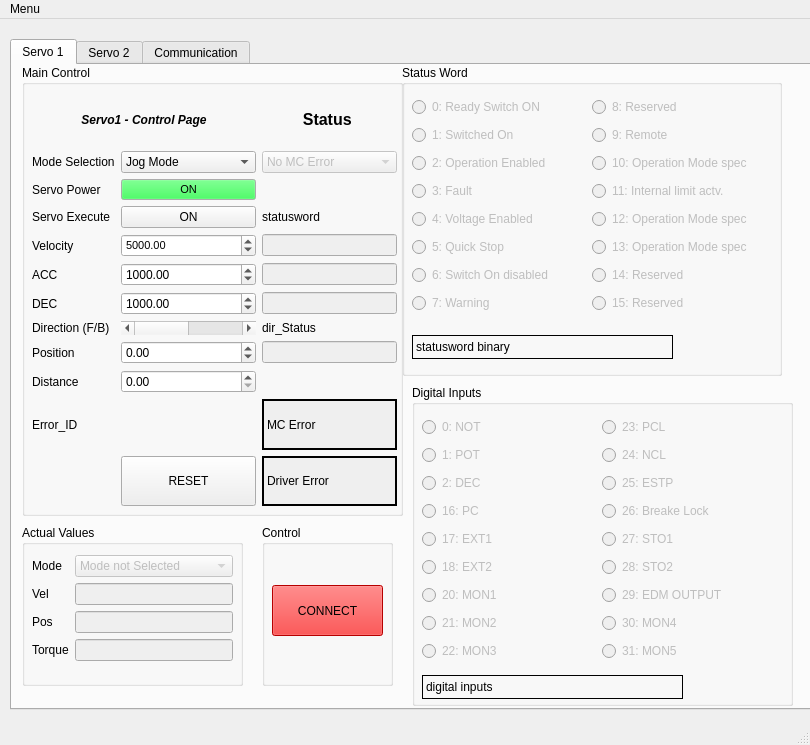
<?xml version="1.0" encoding="UTF-8"?>
<ui version="4.0">
 <class>MainWindow</class>
 <widget class="QMainWindow" name="MainWindow">
  <property name="geometry">
   <rect>
    <x>0</x>
    <y>0</y>
    <width>810</width>
    <height>745</height>
   </rect>
  </property>
  <property name="windowTitle">
   <string>MainWindow</string>
  </property>
  <widget class="QWidget" name="centralwidget">
   <widget class="QTabWidget" name="tabWidget">
    <property name="enabled">
     <bool>true</bool>
    </property>
    <property name="geometry">
     <rect>
      <x>10</x>
      <y>20</y>
      <width>811</width>
      <height>671</height>
     </rect>
    </property>
    <property name="currentIndex">
     <number>0</number>
    </property>
    <widget class="QWidget" name="tab">
     <attribute name="title">
      <string>Servo 1</string>
     </attribute>
     <widget class="QGroupBox" name="groupBox_6">
      <property name="geometry">
       <rect>
        <x>10</x>
        <y>0</y>
        <width>381</width>
        <height>451</height>
       </rect>
      </property>
      <property name="title">
       <string>Main Control </string>
      </property>
      <widget class="QWidget" name="gridLayoutWidget">
       <property name="geometry">
        <rect>
         <x>10</x>
         <y>30</y>
         <width>365</width>
         <height>411</height>
        </rect>
       </property>
       <layout class="QGridLayout" name="gridLayout">
        <item row="9" column="0">
         <widget class="QLabel" name="label_11">
          <property name="text">
           <string>Distance</string>
          </property>
         </widget>
        </item>
        <item row="6" column="1">
         <widget class="QDoubleSpinBox" name="dcc_sp_s1">
          <property name="maximum">
           <double>99999.990000000005239</double>
          </property>
          <property name="value">
           <double>1000.000000000000000</double>
          </property>
         </widget>
        </item>
        <item row="7" column="0">
         <widget class="QLabel" name="label_9">
          <property name="text">
           <string>Direction (F/B)</string>
          </property>
         </widget>
        </item>
        <item row="3" column="1">
         <widget class="QPushButton" name="start_pb_s1">
          <property name="text">
           <string>ON</string>
          </property>
         </widget>
        </item>
        <item row="9" column="1">
         <widget class="QDoubleSpinBox" name="dist_sp_s1">
          <property name="maximum">
           <double>99999.990000000005239</double>
          </property>
         </widget>
        </item>
        <item row="5" column="1">
         <widget class="QDoubleSpinBox" name="acc_sp_s1">
          <property name="maximum">
           <double>99999.990000000005239</double>
          </property>
          <property name="value">
           <double>1000.000000000000000</double>
          </property>
         </widget>
        </item>
        <item row="10" column="0">
         <widget class="QLabel" name="label_20">
          <property name="text">
           <string>Error_ID</string>
          </property>
         </widget>
        </item>
        <item row="4" column="2">
         <widget class="QLineEdit" name="vel_le_s1">
          <property name="enabled">
           <bool>false</bool>
          </property>
          <property name="sizePolicy">
           <sizepolicy hsizetype="Minimum" vsizetype="Fixed">
            <horstretch>0</horstretch>
            <verstretch>0</verstretch>
           </sizepolicy>
          </property>
          <property name="maxLength">
           <number>16</number>
          </property>
         </widget>
        </item>
        <item row="5" column="0">
         <widget class="QLabel" name="label_2">
          <property name="text">
           <string>ACC</string>
          </property>
         </widget>
        </item>
        <item row="1" column="1">
         <widget class="QComboBox" name="modeSelection_cb_s1">
          <item>
           <property name="text">
            <string>Jog Mode</string>
           </property>
          </item>
          <item>
           <property name="text">
            <string>Absolute Move</string>
           </property>
          </item>
          <item>
           <property name="text">
            <string>Relative Move</string>
           </property>
          </item>
          <item>
           <property name="text">
            <string>Velocity Mode</string>
           </property>
          </item>
          <item>
           <property name="text">
            <string>Sync Absolute Mode</string>
           </property>
          </item>
          <item>
           <property name="text">
            <string>Sync Veloctiy Mode</string>
           </property>
          </item>
         </widget>
        </item>
        <item row="2" column="0">
         <widget class="QLabel" name="label_4">
          <property name="text">
           <string>Servo Power</string>
          </property>
         </widget>
        </item>
        <item row="2" column="1">
         <widget class="QPushButton" name="servoOn_pb_s1">
          <property name="palette">
           <palette>
            <active>
             <colorrole role="Button">
              <brush brushstyle="SolidPattern">
               <color alpha="255">
                <red>240</red>
                <green>36</green>
                <blue>101</blue>
               </color>
              </brush>
             </colorrole>
            </active>
            <inactive>
             <colorrole role="Button">
              <brush brushstyle="SolidPattern">
               <color alpha="255">
                <red>24</red>
                <green>240</green>
                <blue>57</blue>
               </color>
              </brush>
             </colorrole>
            </inactive>
            <disabled>
             <colorrole role="Button">
              <brush brushstyle="SolidPattern">
               <color alpha="255">
                <red>240</red>
                <green>240</green>
                <blue>240</blue>
               </color>
              </brush>
             </colorrole>
            </disabled>
           </palette>
          </property>
          <property name="font">
           <font>
            <pointsize>8</pointsize>
           </font>
          </property>
          <property name="text">
           <string>ON</string>
          </property>
          <property name="checkable">
           <bool>false</bool>
          </property>
          <property name="checked">
           <bool>false</bool>
          </property>
         </widget>
        </item>
        <item row="4" column="1">
         <widget class="QDoubleSpinBox" name="vel_sp_s1">
          <property name="font">
           <font>
            <pointsize>8</pointsize>
           </font>
          </property>
          <property name="minimum">
           <double>-10000.000000000000000</double>
          </property>
          <property name="maximum">
           <double>99999.990000000005239</double>
          </property>
          <property name="value">
           <double>5000.000000000000000</double>
          </property>
         </widget>
        </item>
        <item row="7" column="1">
         <widget class="QScrollBar" name="direction_sb_s1">
          <property name="maximum">
           <number>1</number>
          </property>
          <property name="pageStep">
           <number>1</number>
          </property>
          <property name="orientation">
           <enum>Qt::Horizontal</enum>
          </property>
         </widget>
        </item>
        <item row="6" column="2">
         <widget class="QLineEdit" name="dcc_le_s1">
          <property name="enabled">
           <bool>false</bool>
          </property>
          <property name="sizePolicy">
           <sizepolicy hsizetype="Minimum" vsizetype="Fixed">
            <horstretch>0</horstretch>
            <verstretch>0</verstretch>
           </sizepolicy>
          </property>
          <property name="maxLength">
           <number>16</number>
          </property>
         </widget>
        </item>
        <item row="8" column="2">
         <widget class="QLineEdit" name="pos_le_s1">
          <property name="enabled">
           <bool>false</bool>
          </property>
          <property name="sizePolicy">
           <sizepolicy hsizetype="Minimum" vsizetype="Fixed">
            <horstretch>0</horstretch>
            <verstretch>0</verstretch>
           </sizepolicy>
          </property>
          <property name="maxLength">
           <number>16</number>
          </property>
         </widget>
        </item>
        <item row="8" column="0">
         <widget class="QLabel" name="label_10">
          <property name="text">
           <string>Position</string>
          </property>
         </widget>
        </item>
        <item row="0" column="0" colspan="2">
         <widget class="QLabel" name="label_5">
          <property name="frameShape">
           <enum>QFrame::NoFrame</enum>
          </property>
          <property name="text">
           <string>&lt;html&gt;&lt;head/&gt;&lt;body&gt;&lt;p&gt;&lt;span style=&quot; font-weight:600; font-style:italic;&quot;&gt;Servo1 - Control Page&lt;/span&gt;&lt;/p&gt;&lt;/body&gt;&lt;/html&gt;</string>
          </property>
          <property name="alignment">
           <set>Qt::AlignCenter</set>
          </property>
         </widget>
        </item>
        <item row="1" column="0">
         <widget class="QLabel" name="label_6">
          <property name="text">
           <string>Mode Selection</string>
          </property>
         </widget>
        </item>
        <item row="4" column="0">
         <widget class="QLabel" name="label_3">
          <property name="text">
           <string>Velocity</string>
          </property>
         </widget>
        </item>
        <item row="0" column="2">
         <widget class="QLabel" name="label_7">
          <property name="text">
           <string>&lt;html&gt;&lt;head/&gt;&lt;body&gt;&lt;p&gt;&lt;span style=&quot; font-size:12pt; font-weight:600;&quot;&gt;Status &lt;/span&gt;&lt;/p&gt;&lt;/body&gt;&lt;/html&gt;</string>
          </property>
          <property name="alignment">
           <set>Qt::AlignCenter</set>
          </property>
         </widget>
        </item>
        <item row="1" column="2">
         <widget class="QComboBox" name="mcerror_cb_s1">
          <property name="enabled">
           <bool>false</bool>
          </property>
          <item>
           <property name="text">
            <string>No MC Error</string>
           </property>
          </item>
          <item>
           <property name="text">
            <string>MC Power Error</string>
           </property>
          </item>
          <item>
           <property name="text">
            <string>MC Reset  Error</string>
           </property>
          </item>
          <item>
           <property name="text">
            <string>MC MoveError</string>
           </property>
          </item>
          <item>
           <property name="text">
            <string>MC Jog  Error</string>
           </property>
          </item>
          <item>
           <property name="text">
            <string>MC Velecity Error</string>
           </property>
          </item>
          <item>
           <property name="text">
            <string>MC Sync Absolute Error</string>
           </property>
          </item>
          <item>
           <property name="text">
            <string>MC Sync Velocity Error</string>
           </property>
          </item>
         </widget>
        </item>
        <item row="6" column="0">
         <widget class="QLabel" name="label_8">
          <property name="text">
           <string>DEC</string>
          </property>
         </widget>
        </item>
        <item row="8" column="1">
         <widget class="QDoubleSpinBox" name="pos_sp_s1">
          <property name="minimum">
           <double>-360.000000000000000</double>
          </property>
          <property name="maximum">
           <double>360.000000000000000</double>
          </property>
         </widget>
        </item>
        <item row="10" column="2">
         <widget class="QLabel" name="errID_lb_s1">
          <property name="autoFillBackground">
           <bool>true</bool>
          </property>
          <property name="frameShape">
           <enum>QFrame::Box</enum>
          </property>
          <property name="frameShadow">
           <enum>QFrame::Plain</enum>
          </property>
          <property name="lineWidth">
           <number>2</number>
          </property>
          <property name="text">
           <string>MC Error</string>
          </property>
          <property name="indent">
           <number>-1</number>
          </property>
         </widget>
        </item>
        <item row="7" column="2">
         <widget class="QLabel" name="dir_lb_s1">
          <property name="text">
           <string>dir_Status</string>
          </property>
         </widget>
        </item>
        <item row="3" column="0">
         <widget class="QLabel" name="label">
          <property name="text">
           <string>Servo Execute</string>
          </property>
         </widget>
        </item>
        <item row="5" column="2">
         <widget class="QLineEdit" name="acc_le_s1">
          <property name="enabled">
           <bool>false</bool>
          </property>
          <property name="sizePolicy">
           <sizepolicy hsizetype="Minimum" vsizetype="Fixed">
            <horstretch>0</horstretch>
            <verstretch>0</verstretch>
           </sizepolicy>
          </property>
          <property name="maxLength">
           <number>16</number>
          </property>
         </widget>
        </item>
        <item row="11" column="1">
         <widget class="QPushButton" name="reset_pb_s1">
          <property name="enabled">
           <bool>true</bool>
          </property>
          <property name="sizePolicy">
           <sizepolicy hsizetype="Minimum" vsizetype="Fixed">
            <horstretch>0</horstretch>
            <verstretch>0</verstretch>
           </sizepolicy>
          </property>
          <property name="minimumSize">
           <size>
            <width>0</width>
            <height>10</height>
           </size>
          </property>
          <property name="maximumSize">
           <size>
            <width>200</width>
            <height>200</height>
           </size>
          </property>
          <property name="autoFillBackground">
           <bool>true</bool>
          </property>
          <property name="text">
           <string>RESET</string>
          </property>
         </widget>
        </item>
        <item row="11" column="2">
         <widget class="QLabel" name="driver_error_lb_s1">
          <property name="autoFillBackground">
           <bool>true</bool>
          </property>
          <property name="frameShape">
           <enum>QFrame::Box</enum>
          </property>
          <property name="frameShadow">
           <enum>QFrame::Plain</enum>
          </property>
          <property name="lineWidth">
           <number>2</number>
          </property>
          <property name="text">
           <string>Driver Error</string>
          </property>
          <property name="indent">
           <number>-1</number>
          </property>
         </widget>
        </item>
        <item row="3" column="2">
         <widget class="QLabel" name="statusword_lb_s1">
          <property name="text">
           <string>statusword</string>
          </property>
         </widget>
        </item>
       </layout>
      </widget>
     </widget>
     <widget class="QGroupBox" name="groupBox">
      <property name="enabled">
       <bool>true</bool>
      </property>
      <property name="geometry">
       <rect>
        <x>390</x>
        <y>0</y>
        <width>380</width>
        <height>311</height>
       </rect>
      </property>
      <property name="title">
       <string>Status Word</string>
      </property>
      <widget class="QWidget" name="verticalLayoutWidget">
       <property name="geometry">
        <rect>
         <x>10</x>
         <y>30</y>
         <width>171</width>
         <height>227</height>
        </rect>
       </property>
       <layout class="QVBoxLayout" name="verticalLayout">
        <item>
         <widget class="QRadioButton" name="sw_0_rb_s1">
          <property name="enabled">
           <bool>false</bool>
          </property>
          <property name="text">
           <string>0: Ready Switch ON</string>
          </property>
          <property name="autoExclusive">
           <bool>false</bool>
          </property>
         </widget>
        </item>
        <item>
         <widget class="QRadioButton" name="sw_1_rb_s1">
          <property name="enabled">
           <bool>false</bool>
          </property>
          <property name="text">
           <string>1: Switched On</string>
          </property>
          <property name="autoExclusive">
           <bool>false</bool>
          </property>
         </widget>
        </item>
        <item>
         <widget class="QRadioButton" name="sw_2_rb_s1">
          <property name="enabled">
           <bool>false</bool>
          </property>
          <property name="text">
           <string>2: Operation Enabled</string>
          </property>
          <property name="autoExclusive">
           <bool>false</bool>
          </property>
         </widget>
        </item>
        <item>
         <widget class="QRadioButton" name="sw_3_rb_s1">
          <property name="enabled">
           <bool>false</bool>
          </property>
          <property name="text">
           <string>3: Fault</string>
          </property>
          <property name="autoExclusive">
           <bool>false</bool>
          </property>
         </widget>
        </item>
        <item>
         <widget class="QRadioButton" name="sw_4_rb_s1">
          <property name="enabled">
           <bool>false</bool>
          </property>
          <property name="text">
           <string>4: Voltage Enabled</string>
          </property>
          <property name="autoExclusive">
           <bool>false</bool>
          </property>
         </widget>
        </item>
        <item>
         <widget class="QRadioButton" name="sw_5_rb_s1">
          <property name="enabled">
           <bool>false</bool>
          </property>
          <property name="text">
           <string>5: Quick Stop</string>
          </property>
          <property name="autoExclusive">
           <bool>false</bool>
          </property>
         </widget>
        </item>
        <item>
         <widget class="QRadioButton" name="sw_6_rb_s1">
          <property name="enabled">
           <bool>false</bool>
          </property>
          <property name="text">
           <string>6: Switch On disabled</string>
          </property>
          <property name="autoExclusive">
           <bool>false</bool>
          </property>
         </widget>
        </item>
        <item>
         <widget class="QRadioButton" name="sw_7_rb_s1">
          <property name="enabled">
           <bool>false</bool>
          </property>
          <property name="text">
           <string>7: Warning</string>
          </property>
          <property name="autoExclusive">
           <bool>false</bool>
          </property>
         </widget>
        </item>
       </layout>
      </widget>
      <widget class="QWidget" name="verticalLayoutWidget_2">
       <property name="geometry">
        <rect>
         <x>190</x>
         <y>30</y>
         <width>180</width>
         <height>227</height>
        </rect>
       </property>
       <layout class="QVBoxLayout" name="verticalLayout_2">
        <item>
         <widget class="QRadioButton" name="sw_8_rb_s1">
          <property name="enabled">
           <bool>false</bool>
          </property>
          <property name="text">
           <string>8: Reserved</string>
          </property>
          <property name="autoExclusive">
           <bool>false</bool>
          </property>
         </widget>
        </item>
        <item>
         <widget class="QRadioButton" name="sw_9_rb_s1">
          <property name="enabled">
           <bool>false</bool>
          </property>
          <property name="text">
           <string>9: Remote</string>
          </property>
          <property name="autoExclusive">
           <bool>false</bool>
          </property>
         </widget>
        </item>
        <item>
         <widget class="QRadioButton" name="sw_10_rb_s1">
          <property name="enabled">
           <bool>false</bool>
          </property>
          <property name="text">
           <string>10: Operation Mode spec</string>
          </property>
          <property name="autoExclusive">
           <bool>false</bool>
          </property>
         </widget>
        </item>
        <item>
         <widget class="QRadioButton" name="sw_11_rb_s1">
          <property name="enabled">
           <bool>false</bool>
          </property>
          <property name="text">
           <string>11: Internal limit actv.</string>
          </property>
          <property name="autoExclusive">
           <bool>false</bool>
          </property>
         </widget>
        </item>
        <item>
         <widget class="QRadioButton" name="sw_12_rb_s1">
          <property name="enabled">
           <bool>false</bool>
          </property>
          <property name="text">
           <string>12: Operation Mode spec</string>
          </property>
          <property name="autoExclusive">
           <bool>false</bool>
          </property>
         </widget>
        </item>
        <item>
         <widget class="QRadioButton" name="sw_13_rb_s1">
          <property name="enabled">
           <bool>false</bool>
          </property>
          <property name="text">
           <string>13: Operation Mode spec</string>
          </property>
          <property name="autoExclusive">
           <bool>false</bool>
          </property>
         </widget>
        </item>
        <item>
         <widget class="QRadioButton" name="sw_14_rb_s1">
          <property name="enabled">
           <bool>false</bool>
          </property>
          <property name="text">
           <string>14: Reserved</string>
          </property>
          <property name="autoExclusive">
           <bool>false</bool>
          </property>
         </widget>
        </item>
        <item>
         <widget class="QRadioButton" name="sw_15_rb_s1">
          <property name="enabled">
           <bool>false</bool>
          </property>
          <property name="text">
           <string>15: Reserved</string>
          </property>
          <property name="autoExclusive">
           <bool>false</bool>
          </property>
         </widget>
        </item>
       </layout>
      </widget>
      <widget class="QLabel" name="statusword_bin_lb_s1">
       <property name="geometry">
        <rect>
         <x>10</x>
         <y>270</y>
         <width>261</width>
         <height>24</height>
        </rect>
       </property>
       <property name="frameShape">
        <enum>QFrame::Box</enum>
       </property>
       <property name="text">
        <string>statusword binary</string>
       </property>
      </widget>
     </widget>
     <widget class="QGroupBox" name="groupBox_2">
      <property name="geometry">
       <rect>
        <x>400</x>
        <y>320</y>
        <width>381</width>
        <height>321</height>
       </rect>
      </property>
      <property name="title">
       <string>Digital Inputs</string>
      </property>
      <widget class="QWidget" name="verticalLayoutWidget_3">
       <property name="enabled">
        <bool>true</bool>
       </property>
       <property name="geometry">
        <rect>
         <x>10</x>
         <y>30</y>
         <width>171</width>
         <height>256</height>
        </rect>
       </property>
       <layout class="QVBoxLayout" name="verticalLayout_3">
        <item>
         <widget class="QRadioButton" name="digin_0_rb_s1">
          <property name="enabled">
           <bool>false</bool>
          </property>
          <property name="text">
           <string>0: NOT</string>
          </property>
          <property name="autoExclusive">
           <bool>false</bool>
          </property>
         </widget>
        </item>
        <item>
         <widget class="QRadioButton" name="digin_1_rb_s1">
          <property name="enabled">
           <bool>false</bool>
          </property>
          <property name="text">
           <string>1: POT</string>
          </property>
          <property name="autoExclusive">
           <bool>false</bool>
          </property>
         </widget>
        </item>
        <item>
         <widget class="QRadioButton" name="digin_2_rb_s1">
          <property name="enabled">
           <bool>false</bool>
          </property>
          <property name="text">
           <string>2: DEC</string>
          </property>
          <property name="autoExclusive">
           <bool>false</bool>
          </property>
         </widget>
        </item>
        <item>
         <widget class="QRadioButton" name="digin_16_rb_s1">
          <property name="enabled">
           <bool>false</bool>
          </property>
          <property name="text">
           <string>16: PC</string>
          </property>
          <property name="autoExclusive">
           <bool>false</bool>
          </property>
         </widget>
        </item>
        <item>
         <widget class="QRadioButton" name="digin_17_rb_s1">
          <property name="enabled">
           <bool>false</bool>
          </property>
          <property name="text">
           <string>17: EXT1</string>
          </property>
          <property name="autoExclusive">
           <bool>false</bool>
          </property>
         </widget>
        </item>
        <item>
         <widget class="QRadioButton" name="digin_18_rb_s1">
          <property name="enabled">
           <bool>false</bool>
          </property>
          <property name="text">
           <string>18: EXT2</string>
          </property>
          <property name="autoExclusive">
           <bool>false</bool>
          </property>
         </widget>
        </item>
        <item>
         <widget class="QRadioButton" name="digin_20_rb_s1">
          <property name="enabled">
           <bool>false</bool>
          </property>
          <property name="text">
           <string>20: MON1</string>
          </property>
          <property name="autoExclusive">
           <bool>false</bool>
          </property>
         </widget>
        </item>
        <item>
         <widget class="QRadioButton" name="digin_21_rb_s1">
          <property name="enabled">
           <bool>false</bool>
          </property>
          <property name="text">
           <string>21: MON2</string>
          </property>
          <property name="autoExclusive">
           <bool>false</bool>
          </property>
         </widget>
        </item>
        <item>
         <widget class="QRadioButton" name="digin_22_rb_s1">
          <property name="enabled">
           <bool>false</bool>
          </property>
          <property name="text">
           <string>22: MON3</string>
          </property>
          <property name="autoExclusive">
           <bool>false</bool>
          </property>
         </widget>
        </item>
       </layout>
      </widget>
      <widget class="QWidget" name="verticalLayoutWidget_4">
       <property name="geometry">
        <rect>
         <x>190</x>
         <y>30</y>
         <width>180</width>
         <height>256</height>
        </rect>
       </property>
       <layout class="QVBoxLayout" name="verticalLayout_4">
        <item>
         <widget class="QRadioButton" name="digin_23_rb_s1">
          <property name="enabled">
           <bool>false</bool>
          </property>
          <property name="text">
           <string>23: PCL</string>
          </property>
          <property name="autoExclusive">
           <bool>false</bool>
          </property>
         </widget>
        </item>
        <item>
         <widget class="QRadioButton" name="digin_24_rb_s1">
          <property name="enabled">
           <bool>false</bool>
          </property>
          <property name="text">
           <string>24: NCL</string>
          </property>
          <property name="autoExclusive">
           <bool>false</bool>
          </property>
         </widget>
        </item>
        <item>
         <widget class="QRadioButton" name="digin_25_rb_s1">
          <property name="enabled">
           <bool>false</bool>
          </property>
          <property name="text">
           <string>25: ESTP</string>
          </property>
          <property name="autoExclusive">
           <bool>false</bool>
          </property>
         </widget>
        </item>
        <item>
         <widget class="QRadioButton" name="digin_26_rb_s1">
          <property name="enabled">
           <bool>false</bool>
          </property>
          <property name="text">
           <string>26: Breake Lock</string>
          </property>
          <property name="autoExclusive">
           <bool>false</bool>
          </property>
         </widget>
        </item>
        <item>
         <widget class="QRadioButton" name="digin_27_rb_s1">
          <property name="enabled">
           <bool>false</bool>
          </property>
          <property name="text">
           <string>27: STO1</string>
          </property>
          <property name="autoExclusive">
           <bool>false</bool>
          </property>
         </widget>
        </item>
        <item>
         <widget class="QRadioButton" name="digin_28_rb_s1">
          <property name="enabled">
           <bool>false</bool>
          </property>
          <property name="text">
           <string>28: STO2</string>
          </property>
          <property name="autoExclusive">
           <bool>false</bool>
          </property>
         </widget>
        </item>
        <item>
         <widget class="QRadioButton" name="digin_29_rb_s1">
          <property name="enabled">
           <bool>false</bool>
          </property>
          <property name="text">
           <string>29: EDM OUTPUT</string>
          </property>
          <property name="autoExclusive">
           <bool>false</bool>
          </property>
         </widget>
        </item>
        <item>
         <widget class="QRadioButton" name="digin_30_rb_s1">
          <property name="enabled">
           <bool>false</bool>
          </property>
          <property name="text">
           <string>30: MON4</string>
          </property>
          <property name="autoExclusive">
           <bool>false</bool>
          </property>
         </widget>
        </item>
        <item>
         <widget class="QRadioButton" name="digin_31_rb_s1">
          <property name="enabled">
           <bool>false</bool>
          </property>
          <property name="text">
           <string>31: MON5</string>
          </property>
          <property name="autoExclusive">
           <bool>false</bool>
          </property>
         </widget>
        </item>
       </layout>
      </widget>
      <widget class="QLabel" name="digitalinputs_lb_s1">
       <property name="geometry">
        <rect>
         <x>10</x>
         <y>290</y>
         <width>261</width>
         <height>24</height>
        </rect>
       </property>
       <property name="frameShape">
        <enum>QFrame::Box</enum>
       </property>
       <property name="text">
        <string>digital inputs</string>
       </property>
      </widget>
     </widget>
     <widget class="QGroupBox" name="groupBox_4">
      <property name="geometry">
       <rect>
        <x>250</x>
        <y>460</y>
        <width>131</width>
        <height>161</height>
       </rect>
      </property>
      <property name="title">
       <string>Control</string>
      </property>
      <widget class="QPushButton" name="connect_pb_s1">
       <property name="geometry">
        <rect>
         <x>10</x>
         <y>60</y>
         <width>111</width>
         <height>51</height>
        </rect>
       </property>
       <property name="styleSheet">
        <string notr="true">background-color: rgb(255, 0, 0);</string>
       </property>
       <property name="text">
        <string>CONNECT</string>
       </property>
       <property name="checkable">
        <bool>true</bool>
       </property>
       <property name="checked">
        <bool>false</bool>
       </property>
      </widget>
     </widget>
     <widget class="QGroupBox" name="groupBox_3">
      <property name="geometry">
       <rect>
        <x>10</x>
        <y>460</y>
        <width>221</width>
        <height>161</height>
       </rect>
      </property>
      <property name="title">
       <string>Actual Values</string>
      </property>
      <widget class="QWidget" name="formLayoutWidget">
       <property name="geometry">
        <rect>
         <x>10</x>
         <y>30</y>
         <width>201</width>
         <height>125</height>
        </rect>
       </property>
       <layout class="QFormLayout" name="formLayout">
        <item row="0" column="0">
         <widget class="QLabel" name="label_12">
          <property name="text">
           <string>Mode</string>
          </property>
         </widget>
        </item>
        <item row="1" column="0">
         <widget class="QLabel" name="label_15">
          <property name="text">
           <string>Vel</string>
          </property>
         </widget>
        </item>
        <item row="2" column="0">
         <widget class="QLabel" name="label_13">
          <property name="text">
           <string>Pos</string>
          </property>
         </widget>
        </item>
        <item row="3" column="0">
         <widget class="QLabel" name="label_14">
          <property name="text">
           <string>Torque</string>
          </property>
         </widget>
        </item>
        <item row="0" column="1">
         <widget class="QComboBox" name="mode_status_cb_s1">
          <property name="enabled">
           <bool>false</bool>
          </property>
          <item>
           <property name="text">
            <string>Mode not Selected</string>
           </property>
          </item>
          <item>
           <property name="text">
            <string>Profile Position Mode</string>
           </property>
          </item>
          <item>
           <property name="text">
            <string>reserved</string>
           </property>
          </item>
          <item>
           <property name="text">
            <string>Profile Velocity Mode</string>
           </property>
          </item>
          <item>
           <property name="text">
            <string>reserved</string>
           </property>
          </item>
          <item>
           <property name="text">
            <string>reserved</string>
           </property>
          </item>
          <item>
           <property name="text">
            <string>Homming Mode</string>
           </property>
          </item>
          <item>
           <property name="text">
            <string>reserved</string>
           </property>
          </item>
          <item>
           <property name="text">
            <string>Cyclic Position Mode</string>
           </property>
          </item>
          <item>
           <property name="text">
            <string>Cyclic Velocity Mode</string>
           </property>
          </item>
          <item>
           <property name="text">
            <string>Cyclic Torque Mode</string>
           </property>
          </item>
         </widget>
        </item>
        <item row="1" column="1">
         <widget class="QLineEdit" name="act_vel_le_s1">
          <property name="enabled">
           <bool>false</bool>
          </property>
          <property name="sizePolicy">
           <sizepolicy hsizetype="Minimum" vsizetype="Fixed">
            <horstretch>0</horstretch>
            <verstretch>0</verstretch>
           </sizepolicy>
          </property>
          <property name="maxLength">
           <number>16</number>
          </property>
         </widget>
        </item>
        <item row="2" column="1">
         <widget class="QLineEdit" name="act_pos_le_s1">
          <property name="enabled">
           <bool>false</bool>
          </property>
          <property name="sizePolicy">
           <sizepolicy hsizetype="Minimum" vsizetype="Fixed">
            <horstretch>0</horstretch>
            <verstretch>0</verstretch>
           </sizepolicy>
          </property>
          <property name="maxLength">
           <number>16</number>
          </property>
         </widget>
        </item>
        <item row="3" column="1">
         <widget class="QLineEdit" name="act_trq_le_s1">
          <property name="enabled">
           <bool>false</bool>
          </property>
          <property name="sizePolicy">
           <sizepolicy hsizetype="Minimum" vsizetype="Fixed">
            <horstretch>0</horstretch>
            <verstretch>0</verstretch>
           </sizepolicy>
          </property>
          <property name="maxLength">
           <number>16</number>
          </property>
         </widget>
        </item>
       </layout>
      </widget>
     </widget>
    </widget>
    <widget class="QWidget" name="tab_2">
     <attribute name="title">
      <string>Servo 2</string>
     </attribute>
    </widget>
    <widget class="QWidget" name="tab_3">
     <attribute name="title">
      <string>Communication</string>
     </attribute>
     <widget class="QWidget" name="gridLayoutWidget_2">
      <property name="geometry">
       <rect>
        <x>0</x>
        <y>20</y>
        <width>231</width>
        <height>111</height>
       </rect>
      </property>
      <layout class="QGridLayout" name="gridLayout_2">
       <item row="1" column="1">
        <widget class="QSpinBox" name="spinBox">
         <property name="maximum">
          <number>999</number>
         </property>
         <property name="value">
          <number>502</number>
         </property>
        </widget>
       </item>
       <item row="0" column="0">
        <widget class="QLabel" name="label_21">
         <property name="text">
          <string>PLC IP Adress</string>
         </property>
        </widget>
       </item>
       <item row="0" column="1">
        <widget class="QLineEdit" name="lineEdit_3">
         <property name="inputMask">
          <string/>
         </property>
         <property name="text">
          <string>192.168.0.131</string>
         </property>
        </widget>
       </item>
       <item row="1" column="0">
        <widget class="QLabel" name="label_22">
         <property name="text">
          <string>Port Number</string>
         </property>
        </widget>
       </item>
       <item row="2" column="0">
        <widget class="QLabel" name="label_24">
         <property name="text">
          <string>Error</string>
         </property>
        </widget>
       </item>
       <item row="2" column="1">
        <widget class="QLabel" name="label_25">
         <property name="enabled">
          <bool>true</bool>
         </property>
         <property name="text">
          <string>Error ID</string>
         </property>
        </widget>
       </item>
      </layout>
     </widget>
     <widget class="QPushButton" name="pushButton_4">
      <property name="geometry">
       <rect>
        <x>140</x>
        <y>140</y>
        <width>93</width>
        <height>30</height>
       </rect>
      </property>
      <property name="text">
       <string>Connect</string>
      </property>
     </widget>
     <widget class="QComboBox" name="comboBox_2">
      <property name="enabled">
       <bool>false</bool>
      </property>
      <property name="geometry">
       <rect>
        <x>10</x>
        <y>140</y>
        <width>121</width>
        <height>30</height>
       </rect>
      </property>
      <property name="editable">
       <bool>false</bool>
      </property>
      <item>
       <property name="text">
        <string>CLOSED</string>
       </property>
      </item>
      <item>
       <property name="text">
        <string>LISTEN</string>
       </property>
      </item>
      <item>
       <property name="text">
        <string>SYN SENT</string>
       </property>
      </item>
      <item>
       <property name="text">
        <string>SYN RECIEVED</string>
       </property>
      </item>
      <item>
       <property name="text">
        <string>ESTABLISHED</string>
       </property>
      </item>
      <item>
       <property name="text">
        <string>CLOSE WAIT</string>
       </property>
      </item>
      <item>
       <property name="text">
        <string>FIN WAIT 1</string>
       </property>
      </item>
      <item>
       <property name="text">
        <string>CLOSING</string>
       </property>
      </item>
      <item>
       <property name="text">
        <string>LAST ACK</string>
       </property>
      </item>
      <item>
       <property name="text">
        <string>FIN WAIT 2</string>
       </property>
      </item>
      <item>
       <property name="text">
        <string>TIME WAIT</string>
       </property>
      </item>
     </widget>
    </widget>
   </widget>
  </widget>
  <widget class="QMenuBar" name="menubar">
   <property name="geometry">
    <rect>
     <x>0</x>
     <y>0</y>
     <width>810</width>
     <height>25</height>
    </rect>
   </property>
   <widget class="QMenu" name="menuMenu">
    <property name="title">
     <string>Menu</string>
    </property>
    <addaction name="separator"/>
    <addaction name="actionAbout"/>
    <addaction name="separator"/>
    <addaction name="actionExit"/>
   </widget>
   <addaction name="menuMenu"/>
  </widget>
  <widget class="QStatusBar" name="statusbar"/>
  <action name="actionAbout">
   <property name="text">
    <string>About</string>
   </property>
  </action>
  <action name="actionExit">
   <property name="text">
    <string>Exit</string>
   </property>
  </action>
 </widget>
 <resources/>
 <connections/>
</ui>
